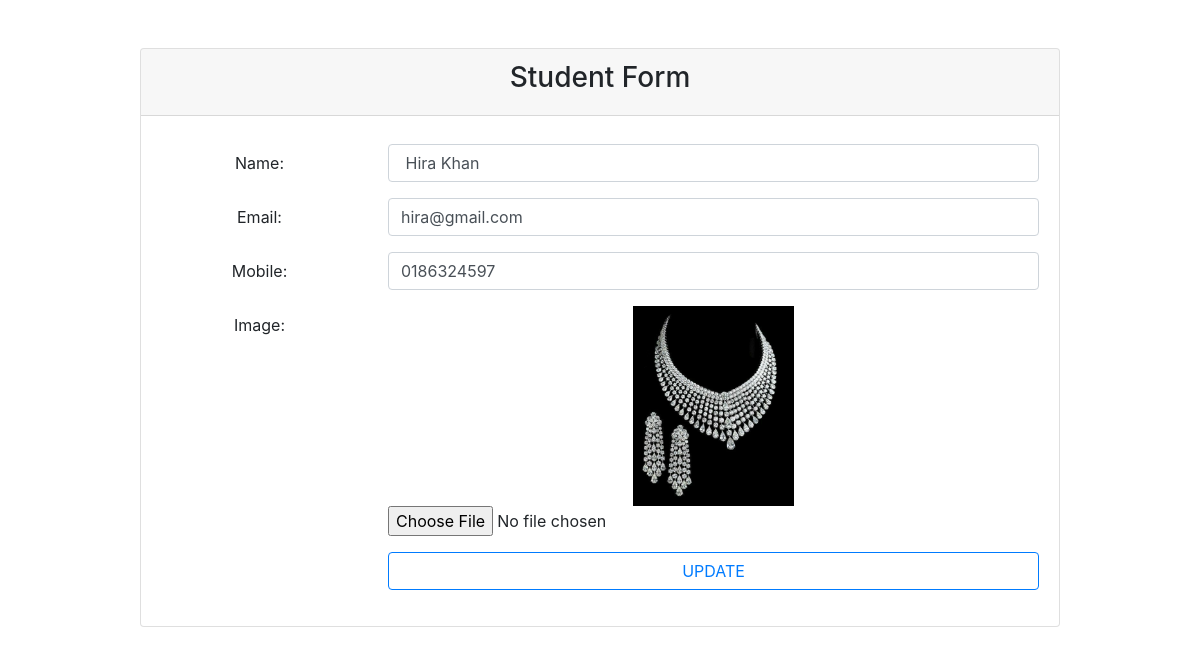
/pages/action.php?edit=2, run on the app's committed database.
### tables this page shows
CREATE TABLE `students` (
  `id` int(10) NOT NULL,
  `name` varchar(256) NOT NULL,
  `email` varchar(256) NOT NULL,
  `password` varchar(256) NOT NULL,
  `mobile` varchar(256) NOT NULL,
  `image` text NOT NULL,
  `user_type` tinyint(1) NOT NULL DEFAULT 0
);

### app/classes/Student.php (called while the page is built, shortened)
<?php
class Student
{
    public function getAllStudentInfoById($id)
    {
        $this->link = mysqli_connect('localhost','root','','example_two');
        $this->sql ="SELECT * FROM students WHERE  id= '$id'";
        $this->queryResult = mysqli_query($this->link ,$this->sql);
        return mysqli_fetch_assoc($this->queryResult);
    }
}

### pages/edit.php (the view, shortened to what this page needs)
<?php include  './includes/header.php' ?>
<section class="py-5 text-center">
    <div class="container">
        <div class="row">
            <div class="col-md-10 mx-auto">
                <div class="card">
                    <div class="card-header">
                        <h3>Student Form</h3>
                    </div>
                    <div class="card-body">
                        <form action="action.php" method="post" enctype="multipart/form-data">
                            <div class="form-group row">
                                <label for="" class="col-form-label col-md-3 ">Name:</label>
                                <div class="col-md-9">
                                    <input type="text" name="name" value="<?php echo $studentInfo['name']?>" class="form-control" required/>
                                </div>
                            </div>
                            <div class="form-group row">
                                <label for="" class="col-form-label col-md-3 ">Email:</label>
                                <div class="col-md-9">
                                    <input type="email" name="email" value="<?php echo $studentInfo['email']?>"class="form-control" required/>
                                </div>
                            </div>
                            <div class="form-group row">
                                <label for="" class="col-form-label col-md-3 ">Mobile:</label>
                                <div class="col-md-9">
                                    <input type="number" name="mobile" value="<?php echo $studentInfo['mobile']?>" class="form-control" />
                                </div>
                            </div>
                            <div class="form-group row">
                                <label for="" class="col-form-label col-md-3 ">Image:</label>
                                <div class="col-md-9">
                                    <img src="<?php echo $studentInfo['image']?>" height="200" alt="">
                                    <input type="file" name="image" class="form-control-file" />
                                </div>
                            </div>
                            <div class="form-group row">
                                <label for="" class="col-form-label col-md-3 "></label>
                                <div class="col-md-9">
                                    <input type="submit" name="btnEdit" value="UPDATE" class="btn btn-outline-primary btn-block"/>
                                </div>
                            </div>
                        </form>
                    </div>
                </div>
            </div>
        </div>
    </div>
</section>
<?php include  './includes/footer.php' ?>

### data on the page
students: name "Hira Khan", email "hira@gmail.com", mobile "0186324597", image (picture)
